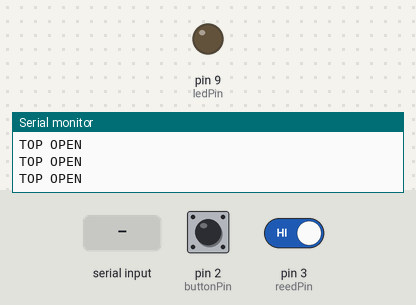
Bench run of a sketch on a simulated Arduino Leonardo, built with avr-gcc and run on an emulated ATmega32U4. On the bench: output pins drawn as LEDs (lit = HIGH), the last lines printed to the serial monitor. The test bench sets the inputs (shaded band); at power-on: pin 2 (buttonPin) LOW, pin 3 (reedPin) HIGH.

Above: at 1.4 s.
1.5 s: "1" received over Serial
At 2.4 s:
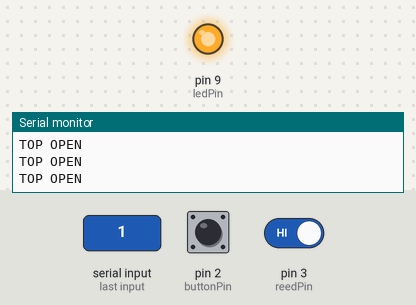
4.8 s: "0" received over Serial
At 6.2 s:
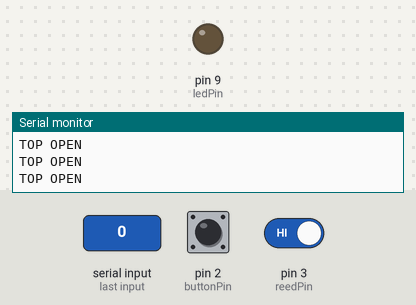
Timing chart, 0 to 7.8 s (numbered marks = the images above; inputs shaded):
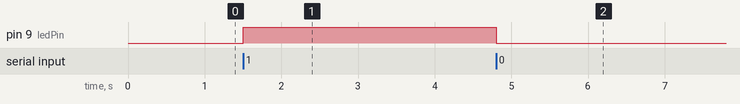

Measured:
- after the input at 1.5 s, pin 9 (ledPin): LOW → HIGH at once
- after the input at 4.8 s, pin 9 (ledPin): HIGH → LOW at once

The sketch:

serial-controller.ino
```cpp
/*
  adapted from Button
  by DojoDave <http://www.0j0.org>
*/

// constants won't change. They're used here to set pin numbers:
#import <Keyboard.h>

const int buttonPin = 2;  // the number of the pushbutton pin
const int reedPin = 3;
const int ledPin = 9;
int incomingByte;

// variables will change:
int buttonState = 0;  // variable for reading the pushbutton status
int reedState;
int DL = 300;

void setup() {
  Serial.begin(115200);
  // initialize the pushbutton pin as an input:
  pinMode(buttonPin, INPUT);
  pinMode(reedPin, INPUT_PULLUP);
  pinMode(ledPin, OUTPUT);
}

void loop() {
  // read the state of the pushbutton value:
  buttonState = digitalRead(buttonPin);
  reedState = digitalRead(reedPin);

  // check if the pushbutton is pressed. If it is, the buttonState is HIGH:
  if (buttonState == HIGH) {
    Keyboard.press(0x20);
    Serial.println("BUTTON DOWN");
    delay(DL);

  }
  else {
    Keyboard.release(0x20);
  }


  if (reedState == HIGH) {
    Serial.println("TOP OPEN");
    delay(DL);
  }

  if (Serial.available() > 0) {
    // read the oldest byte in the serial buffer:
    incomingByte = Serial.read();
    if (incomingByte == '1') {
      digitalWrite(ledPin, HIGH);
    }
    if (incomingByte == '0') {
      digitalWrite(ledPin, LOW);
    }
  }
}
```
